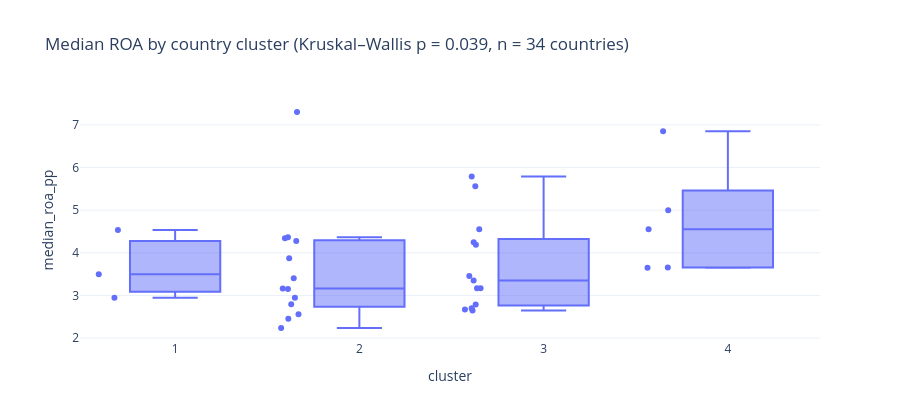

The notebook cell saved with this chart:
### Markdown cell above
**Does firm performance differ between the country types?** Country median ROA by cluster, and a firm-level regression with cluster dummies (cluster 1 = reference).

### Code cell
cc = cn.join(lab.rename("cluster")).dropna(subset=["cluster"])
cc["cluster"] = cc.cluster.astype(int)
kw = stats.kruskal(*[g.roa_adj_pp.values for _, g in cc.groupby("cluster")])
fig = px.box(cc, x="cluster", y="median_roa_pp", points="all", hover_name="name", title=f"Median ROA by country cluster (Kruskal–Wallis p = {kw.pvalue:.3f}, n = {len(cc)} countries)")
fig.update_layout(height=420); fig.show()
d = fy.join(lab.rename("cluster"), on="iso3").dropna(subset=["roa_pp", "size_rank", "cluster"])
d["cluster"] = d.cluster.astype(int)
mc = fit(f"roa_pp ~ C(cluster) + {CONTROLS}", d)
pd.DataFrame({"vs cluster 1 (pp ROA)": mc.params.filter(like="C(cluster)"), "ci_low": mc.conf_int().filter(like="C(cluster)", axis=0)[0],
              "ci_high": mc.conf_int().filter(like="C(cluster)", axis=0)[1], "p": mc.pvalues.filter(like="C(cluster)")})

### Figure 1 — Plotly figure (JSON) as saved in the notebook; plotly's stock layout.template omitted (floating-point values rounded to 4 significant figures)
{"data": [{"alignmentgroup": "True", "boxpoints": "all", "hovertemplate": "<b>%{hovertext}</b><br><br>cluster=%{x}<br>median_roa_pp=%{y}<extra></extra>", "hovertext": ["Australia", "Austria", "Belgium", "Brazil", "Canada", "Chile", "China", "Czechia", "Germany", "Denmark", "Spain", "Estonia", "Finland", "France", "Greece", "Hungary", "Indonesia", "India", "Ireland", "Italy", "Japan", "South Korea", "Lithuania", "Luxembourg", "Latvia", "Mexico", "Netherlands", "Poland", "Portugal", "Romania", "Singapore", "Sweden", "United States", "South Africa"], "legendgroup": "", "marker": {"color": "#636efa"}, "name": "", "notched": false, "offsetgroup": "", "orientation": "v", "showlegend": false, "type": "box", "x": [2, 2, 2, 4, 2, 3, 4, 3, 2, 2, 3, 3, 2, 2, 3, 3, 4, 4, 1, 3, 2, 2, 3, 1, 3, 4, 2, 3, 3, 3, 1, 2, 2, 3], "x0": " ", "xaxis": "x", "y": [4.277, 2.236, 2.795, 3.648, 3.152, 3.458, 4.554, 4.246, 3.165, 2.945, 2.646, 2.669, 4.342, 3.406, 4.186, 2.785, 5.0, 6.852, 4.535, 2.699, 4.366, 2.561, 5.787, 3.5, 3.167, 3.657, 2.455, 4.554, 3.169, 3.349, 2.948, 3.874, 7.303, 5.559], "y0": " ", "yaxis": "y"}], "layout": {"boxmode": "group", "height": 420, "legend": {"tracegroupgap": 0}, "title": {"text": "Median ROA by country cluster (Kruskal–Wallis p = 0.039, n = 34 countries)"}, "xaxis": {"anchor": "y", "domain": [0.0, 1.0], "title": {"text": "cluster"}}, "yaxis": {"anchor": "x", "domain": [0.0, 1.0], "title": {"text": "median_roa_pp"}}}}
